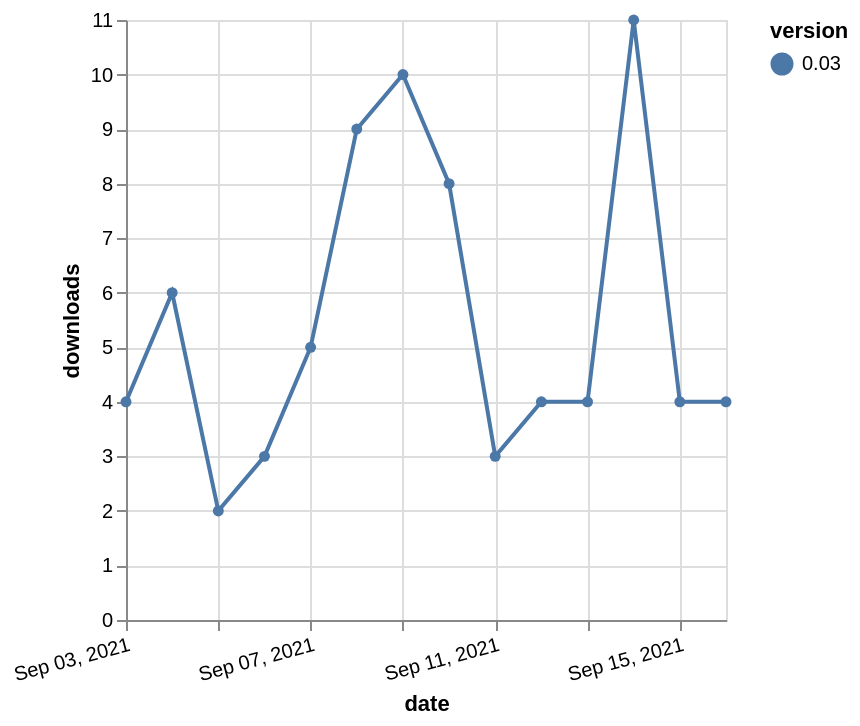

Vega-Lite specification for this chart:
### Vega-Lite specification from a JSON file in a GitHub repository (floating-point values rounded to 4 significant figures)
{"$schema": "https://vega.github.io/schema/vega-lite/v5.json", "description": "A simple bar chart with embedded data.", "data": {"values": [{"date": "2021-09-03", "total": 6458, "delta": 4, "version": "0.03"}, {"date": "2021-09-04", "total": 6464, "delta": 6, "version": "0.03"}, {"date": "2021-09-05", "total": 6466, "delta": 2, "version": "0.03"}, {"date": "2021-09-06", "total": 6469, "delta": 3, "version": "0.03"}, {"date": "2021-09-07", "total": 6474, "delta": 5, "version": "0.03"}, {"date": "2021-09-08", "total": 6483, "delta": 9, "version": "0.03"}, {"date": "2021-09-09", "total": 6493, "delta": 10, "version": "0.03"}, {"date": "2021-09-10", "total": 6501, "delta": 8, "version": "0.03"}, {"date": "2021-09-11", "total": 6504, "delta": 3, "version": "0.03"}, {"date": "2021-09-12", "total": 6508, "delta": 4, "version": "0.03"}, {"date": "2021-09-13", "total": 6512, "delta": 4, "version": "0.03"}, {"date": "2021-09-14", "total": 6523, "delta": 11, "version": "0.03"}, {"date": "2021-09-15", "total": 6527, "delta": 4, "version": "0.03"}, {"date": "2021-09-16", "total": 6531, "delta": 4, "version": "0.03"}]}, "width": "container", "mark": {"type": "line", "point": {"filled": true}}, "encoding": {"x": {"field": "date", "type": "temporal", "timeUnit": "yearmonthdate", "title": "date", "axis": {"labelAngle": -15}}, "y": {"field": "delta", "type": "quantitative", "title": "downloads"}, "color": {"field": "version", "type": "nominal"}, "tooltip": {"field": "delta"}}}
